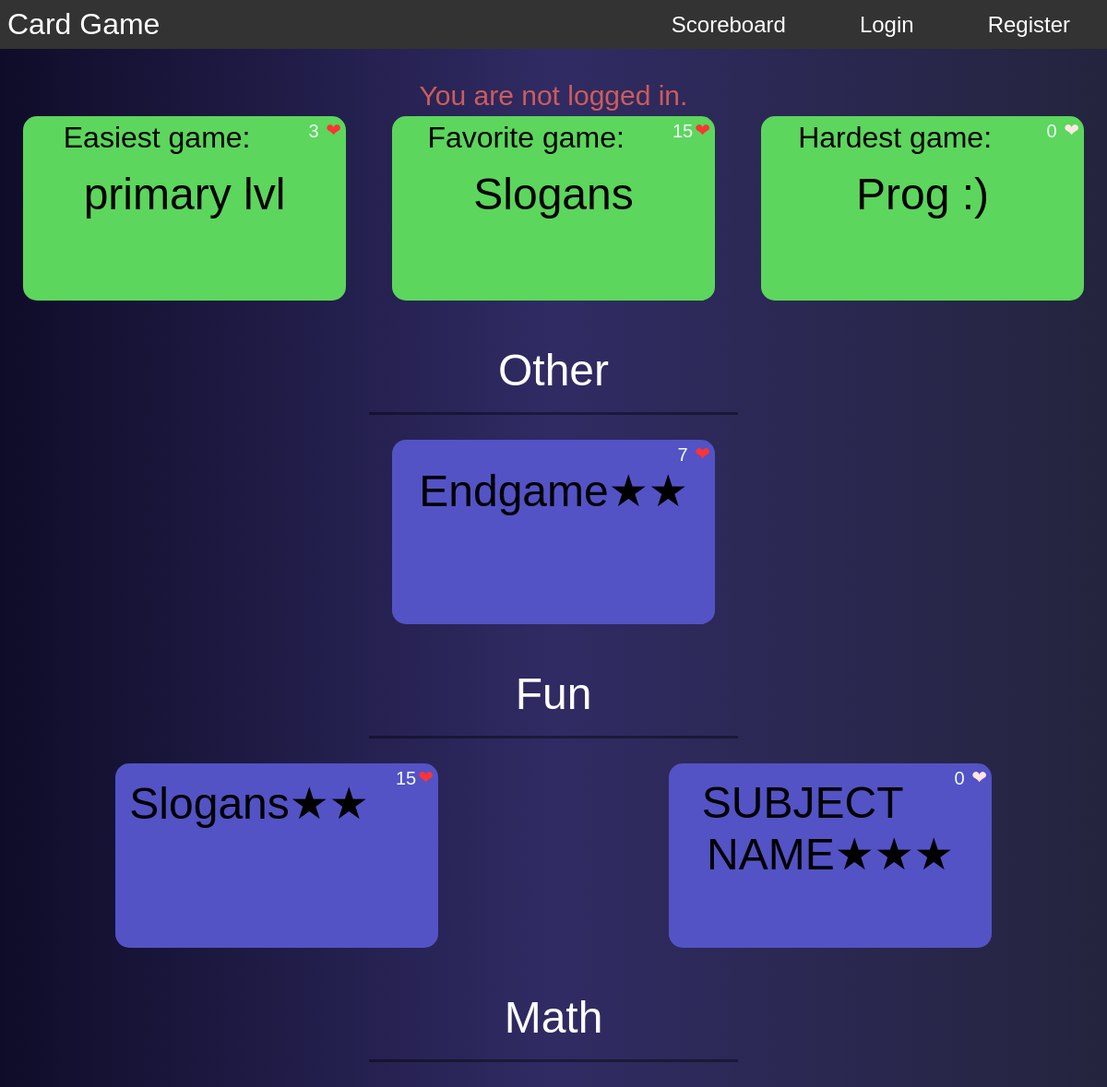
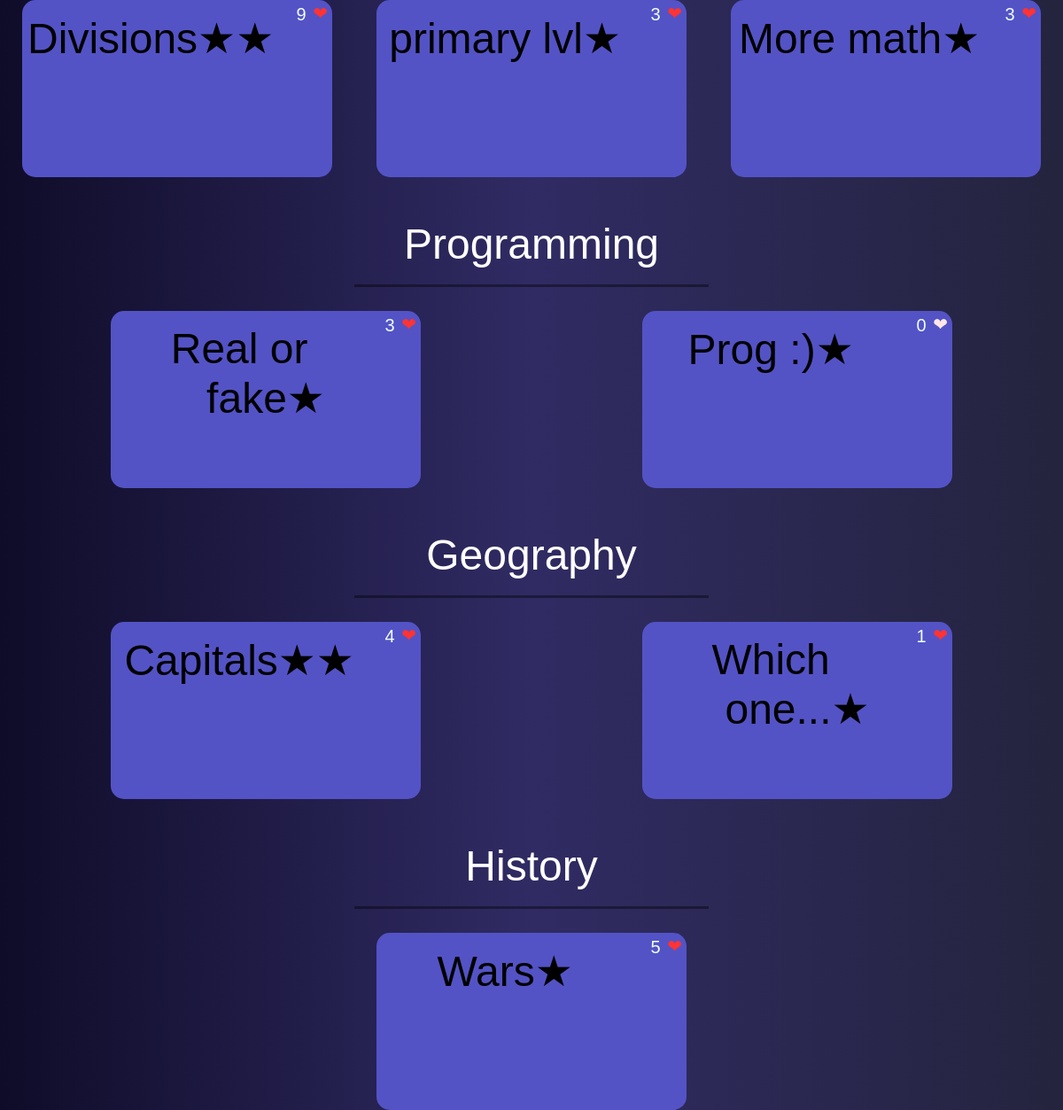
The page / on the database its author committed (2 pictures, top to bottom).
### tables this page shows
CREATE TABLE IF NOT EXISTS `games` (
  `id` int(20) NOT NULL AUTO_INCREMENT,
  `name` varchar(12) NOT NULL,
  `category` varchar(15) NOT NULL DEFAULT 'other',
  `uid` int(20) NOT NULL,
  `played` int(20) DEFAULT NULL,
  `liked` int(20) DEFAULT 0,
  `score` int(20) DEFAULT NULL,
  `level` int(5) NOT NULL DEFAULT 1,
  `reports` int(11) NOT NULL DEFAULT 0,
  `description` varchar(150) NOT NULL DEFAULT 'No description',
  PRIMARY KEY (`id`)
);

CREATE TABLE IF NOT EXISTS `category` (
  `id` int(20) NOT NULL AUTO_INCREMENT,
  `catname` varchar(15) NOT NULL DEFAULT 'other',
  PRIMARY KEY (`id`)
);

### Classes/DB.php (called while the page is built, shortened)
<?php
class DB
{
    private static $_instance = null;
    private
    $_pdo,
    $_query,
    $_error = false,
    $_results,
    $_count = 0;
    private function __construct() {
        try {
            $this->_pdo = new PDO('mysql:host=' . Config::get('mysql/host') . ';dbname=' . Config::get('mysql/name'),
                Config::get('mysql/username'),
                Config::get('mysql/password')
            );
        } catch(PDOException $e) {
            die($e->getMessage());
        }
    }
    public static function getInstance() {
        if(DB::$_instance == null) {
            DB::$_instance = new DB();
            return DB::$_instance;
        }
        return DB::$_instance;
    }
    public function query($sql, $params = array()) {
        if($this->_query = $this->_pdo->prepare($sql)) {
            if(count($params)) {
                $x = 1;
                foreach ($params as $param) {
                    $this->_query->bindValue($x, $param);
                    $x++;
                }
            }
            if($this->_query->execute()) {
                $this->_results = $this->_query->fetchAll(PDO::FETCH_OBJ);
            } else {
                $this->_error = true;
            }
        }
        return $this;
    }
    private function action($action, $table, $conditions = array()) {
        if(count($conditions) == 3) {
            $operators = array('=', '<', '>', '<=', '>=', '!=');
            $field1 = $conditions[0];
            $operator = $conditions[1];
            $field2 = $conditions[2];
            if(in_array($operator, $operators)) {
                $sql = "{$action} FROM {$table} WHERE {$field1} {$operator} ?";
                $this->query($sql, array($field2));
            } else {
                $this->_error = true;
            }
        } else {
            $this->_error = true;
        }
        return $this;
    }
    public function get($table, $conditions = array()) {
        return $this->action('SELECT *', $table, $conditions);
    }
    public function getResults() {
        return $this->_results;
    }
}

### Classes/Config.php (called while the page is built)
<?php
Class Config {
    public static function get($path = null) {
        if($path) {
            $config = $GLOBALS['config'];
            $string = explode('/', $path);
            foreach($string as $bit) {
                if(isset($config[$bit])) {
                    $config = $config[$bit];
                }
            }
            return $config;
        }
    }
}

### Classes/User.php (called while the page is built, shortened)
<?php
class User
{
    public $isLoggedIn = false;
    public function __construct($user = null) {
        $this->_session_name = Config::get('session/session_name');
    }
    public function isLoggedIn() {
        return $this->isLoggedIn;
    }
}

### Classes/Session.php (called while the page is built, shortened)
<?php
class Session
{
    public static function exists($name) {
        return isset($_SESSION[$name]) ? true : false;
    }
}

### Classes/GamesGroup.php (the view, shortened to what this page needs)
<?php
Class GamesGroup {
    public static function topGroups(){
        if(!empty($res = DB::getInstance()->get('games', array("played", ">", "9"))->getResults())){
            $tempHard = 100;
            $tempEasy = $tempPoints = 0;
            $tempLikeH = $tempLikeE = $tempLikeF = '';
            foreach($res as $k){
                $score = $k->score;
                $played = $k->played;
                $name = $k->name;
                $id = $k->id;
                $liked = $k->liked;
                $description = $k->description;
                $average = ($score/$played);
                if($average < $tempHard){
                    $gameHard = $name;
                    $tempHard = $average;
                    $tempId1 = $id;
                    $Hdesc = $description;
                    $Hliked = $liked;
                    if($liked==0){
                        $tempLikeH = 'noLikeGame';
                    }
                }if($average > $tempEasy){
                    $gameEasy = $name;
                    $tempEasy = $average;
                    $tempId2 = $id;
                    $Edesc = $description;
                    $Eliked = $liked;
                }if($liked > $tempPoints){
                    $gameFav = $name;
                    $tempPoints = $liked;
                    $tempId3 = $id;
                    $Fdesc = $description;
                }
            }
            $tempCard = 0;
            echo "<div class=\"card-placeholder\">
            <div class=\"cardGame colorTop\" onclick=\"location.href='games?id=$tempId2&card=$tempCard';\" style=\"margin: 0 auto;\">
            <div class=\"likeGame $tempLikeE\">$Eliked<div>&#10084;</div></div>
            <div style=\"font-size: 2rem;\">Easiest game:</div>
            <div id=\"cGame2\">$gameEasy</div>
            <div class=\"cDesc\">$Edesc</div>
            </div>
            <div class=\"cardGame colorTop\" onclick=\"location.href='games?id=$tempId3&card=$tempCard';\" style=\"margin: 0 auto;\">
            <div class=\"likeGame $tempLikeF\">$tempPoints<div>&#10084;</div></div>
            <div style=\"font-size: 2rem;\">Favorite game:</div>
            <div id=\"cGame2\">$gameFav</div>
            <div class=\"cDesc\">$Fdesc</div>
            </div>
            <div class=\"cardGame colorTop\" onclick=\"location.href='games?id=$tempId1&card=$tempCard';\" style=\"margin: 0 auto;\">
            <div class=\"likeGame $tempLikeH\">$Hliked<div>&#10084;</div></div>
            <div style=\"font-size: 2rem;\">Hardest game:</div>
            <div id=\"cGame2\">$gameHard</div>
            <div class=\"cDesc\">$Hdesc</div>
            </div>
            </div>";
        }
    }
    public static function getGroups($a) {
        $db = DB::getInstance();
        if(!empty($res = $db->query("SELECT * FROM games WHERE category = ? ORDER BY liked DESC", array($a))->getResults())){
            foreach($res as $a) {
                self::addGroup($a->name, $a->id, $a->level, $a->description, $a->liked);
            }
        }else{
            echo "<div class=\"noGames\">No games for now. <a href=\"manage\">Create one</a></div>";
        }
    }
    private static function addGroup($cardName, $id, $temp, $gDesc, $nbLike) {
        $tempStr = $checkNoLike = '';
        for($x=0; $x<$temp; $x++){
            $tempStr = "$tempStr&#9733;";
        }
        if($nbLike == 0){
            $checkNoLike = 'noLikeGame';
        }
        $tempCard = 0;
        echo "<div class=\"cardGame\" onclick=\"location.href='games?id=$id&card=$tempCard';\">
        <div class=\"likeGame $checkNoLike\">$nbLike<div>&#10084;</div></div>
        <div id=\"cGame\">$cardName$tempStr</div>
        <div class=\"cDesc\">$gDesc</div>
        </div>";
    }
}

### index.php (shortened to what this page needs)
<html>
<head>
    <link rel="stylesheet" href="style.css">
    <link rel="stylesheet" href="style2.css">
    <link rel="stylesheet" href="cards.css">
    <nav class="navbar">
        <div class="main"><a href="index">Card Game</a></div>
        <div class="links">
            <ul>
                <li><a href="scoreboard">Scoreboard</a></li>
                <?php
                $user = new  User();
                if($user->isLoggedIn()){
                    echo "<li><a href=\"manage\">Create</a></li>";
                    echo "<li><a href=\"account\">My account</a></li>";
                    echo "<li><a id=\"logoutH\" href=\"logout\">Logout</a></li>";
                }else {
                    echo "<li><a href=\"login\">Login</a></li>";
                    echo "<li><a href=\"register\">Register</a></li>";
                }
                ?>
            </ul>
        </div>
    </nav>
</head>
<body class="">
    <div class="ihold-messages">
        <?php
        $user = new User();
        if($user->isLoggedIn()) {
            if($user->getPermission() == 'Administrateur'){
                $role = 'Admin';
            }else if($user->getPermission() == 'Rédacteur'){
                $role = 'Creator';
            }else{
                $role = 'User';
            }
            echo "<br><span>Welcome, " .  $user->data()->name . ' (' . $role . ')</span>';
        } else {
            echo '<br><span>You are not <a href="login">logged in</a>.</span>';
        }
        ?>
    </div>
    <div class="indexCard">
        <?php
        GamesGroup::topGroups();
        CategoryGroup::getCategory();
        ?>
    </div>
</body>
</html>

### Classes/CategoryGroup.php
<?php
Class CategoryGroup {
    public static function getCategory() {
        $db = DB::getInstance();
        if(!empty($res = $db->query("SELECT * FROM category ORDER BY id ASC")->getResults())) {
            foreach($res as $a) {
                self::addGroup($a->catname);
            }
        }
    }
    private static function addGroup($name) {
        echo "<div class=\"indexCard\">
        <p>$name</p>
        <span></span>
        <div class=\"card-placeholder\">";
        GamesGroup::getGroups($name);
        echo "
        </div>
        </div>";
    }
}
?>

### style.css (style rules this page uses)
* { box-sizing: border-box; }
body { animation: fadeInAnimation ease 1s; animation-iteration-count: 1; animation-fill-mode: forwards; padding: 0; margin: 0; background: linear-gradient(to right, #0f0c29, #302b63, #24243e); }
.navbar { display: flex; justify-content: space-between; align-items: center; background-color: #333; color: white; }
.main { font-size: 2rem; margin: .5rem; }
.main a { text-decoration: none; color: white; }
.links ul { margin: 0; padding: 0; display: flex; }
.links li { list-style: none; }
.links li a { text-decoration: none; font-size: 1.5rem; color: white; padding: 10px 40px; transition: background-color 1s; }
.ihold-messages { text-align: center; margin-bottom: 5px; font-size: 30px; color: indianred; }
.ihold-messages a { text-decoration: none; color: indianred; }
.indexCard { font-size: 3rem; color: white; text-align: center; }
.indexCard span { display: inline-block; width: 400px; height: 3px; background: black; margin-top: -30px; opacity: 0.4; }
.cardGame { display: inline-block; margin: 10px; padding: 5px; border-radius: 15px; height: 200px; width: 350px; background: #5353c6; color: black; transition: background 0.3s; margin: 0 auto; }
.colorTop { background: #5cd65c; }
#cGame { margin-top: 10px; }
#cGame2 { margin-top: 15px; }
.likeGame { float: right; font-size: 20px; color: azure; }
.likeGame div { margin-top: -25px; margin-left: 43px; color: #ff3333; }
.noLikeGame div { color: #ffe6e6; }

### style2.css (style rules this page uses)
body { margin: 0; padding: 0; font-family: Arial; font-size: 12px; overflow-x: hidden; }

### cards.css (style rules this page uses)
.card-placeholder { padding: 0; margin: 0; list-style: none; -ms-box-orient: horizontal; display: -webkit-box; display: -moz-box; display: -ms-flexbox; display: -moz-flex; display: -webkit-flex; display: flex; flex-wrap: wrap; }

### rows shown on the page
games: liked "3", name "primary lvl", tempStr "★"
games: liked "15", name "Slogans", tempStr "★★"
games: liked "0", name "Prog :)", tempStr "★"
category: catname "Other"
games: liked "7", name "Endgame", tempStr "★★"
category: catname "Fun"
games: liked "0", name "SUBJECT NAME", tempStr "★★★"
category: catname "Math"
games: liked "9", name "Divisions", tempStr "★★"
games: liked "3", name "More math", tempStr "★"
category: catname "Programming"
games: liked "3", name "Real or fake", tempStr "★"
category: catname "Geography"
games: liked "4", name "Capitals", tempStr "★★"
games: liked "1", name "Which one...", tempStr "★"
category: catname "History"
games: liked "5", name "Wars", tempStr "★"
